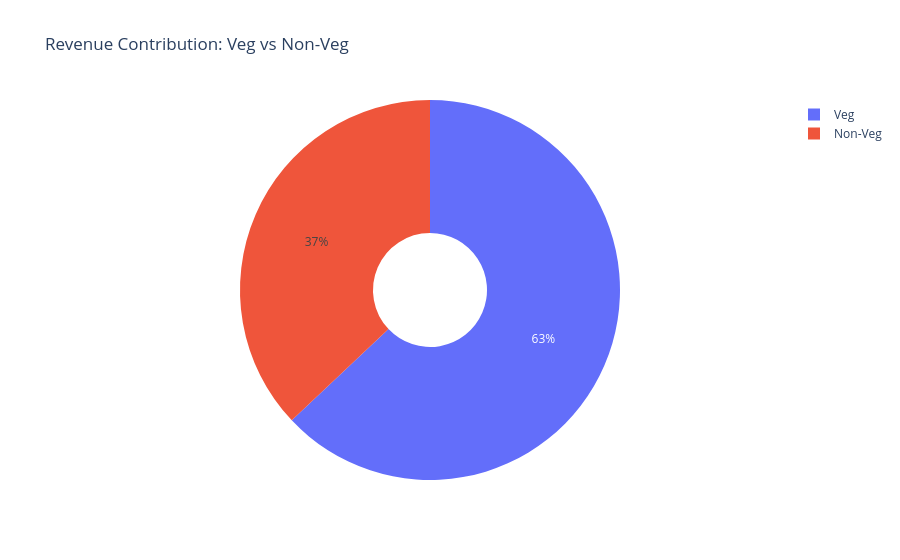

Notebook code for this chart:
### Code cell
fig = px.pie(
    food_revenue,
    values="Price (INR)",
    names="Food Category",
    hole=0.3,
    title="Revenue Contribution: Veg vs Non-Veg"
)

fig.show()

### Figure 1 — Plotly figure (JSON) as saved in the notebook; plotly's stock layout.template omitted (floating-point values rounded to 4 significant figures)
{"data": [{"domain": {"x": [0, 1], "y": [0, 1]}, "hole": 0.3, "hovertemplate": "Food Category=%{label}<br>Price (INR)=%{value}<extra></extra>", "labels": ["Non-Veg", "Veg"], "legendgroup": "", "name": "", "showlegend": true, "type": "pie", "values": [19630000.0, 33380000.0]}], "layout": {"legend": {"tracegroupgap": 0}, "title": {"text": "Revenue Contribution: Veg vs Non-Veg"}}}
